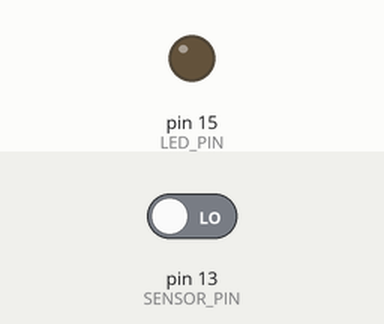
Bench run of a sketch on a simulated Arduino Uno, built with avr-gcc and run on an emulated ATmega328P. On the bench: output pins drawn as LEDs (lit = HIGH). The test bench sets the inputs (shaded band); at power-on: pin 13 (SENSOR_PIN) LOW.

Above: at 1.2 s.
1.3 s: pin 13 (SENSOR_PIN) driven HIGH
At 2.3 s:
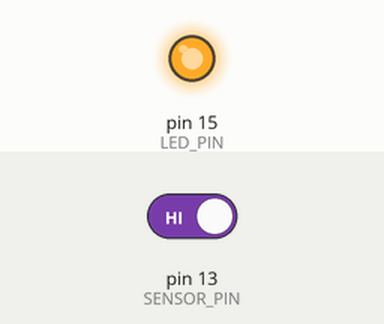
2.8 s: pin 13 (SENSOR_PIN) driven LOW
At 3.4 s:
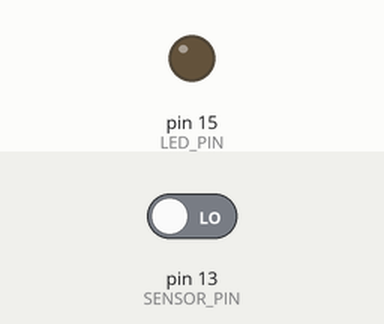
Timing chart, 0 to 5.8 s (numbered marks = the images above; inputs shaded):
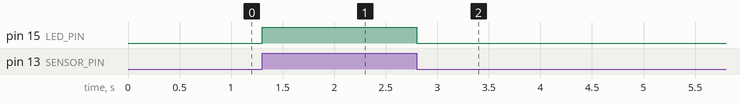

Measured:
- after the input at 1.3 s, pin 15 (LED_PIN): LOW → HIGH at once
- after the input at 2.8 s, pin 15 (LED_PIN): HIGH → LOW at once

The sketch:

Ejercicio_17.ino
```cpp
const int SENSOR_PIN = 13;
const int LED_PIN = 15;

void setup()
{
    Serial.begin(9600);

    // Inicialización.
    pinMode(SENSOR_PIN, INPUT);
    digitalWrite(SENSOR_PIN, LOW);
    pinMode(LED_PIN, OUTPUT);
    digitalWrite(LED_PIN, LOW);
}

void loop()
{
    // El sensor detecta negro.
    if (digitalRead(SENSOR_PIN) == HIGH)
        digitalWrite(LED_PIN, HIGH);
    else  // El sensor detecta blanco.
        digitalWrite(LED_PIN, LOW);
}
```
